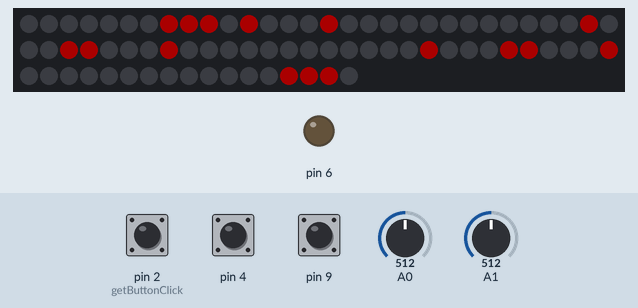
Bench run of a sketch on a simulated Arduino Leonardo, built with avr-gcc and run on an emulated ATmega32U4. Shown: 77 RGB LEDs in strip order, left to right, continuing on the next row, output pins drawn as LEDs (lit = HIGH). The test bench sets the inputs (shaded band); at power-on: pin 2 (getButtonClick) HIGH, A0 = 512, pin 4 HIGH, pin 9 HIGH, A1 = 512. Dim RGB values are drawn brighter than linear.

Above: at 1.25 s.
1.3 s: pin 2 (getButtonClick) pulled LOW for 0.15 s
At 2.5 s:
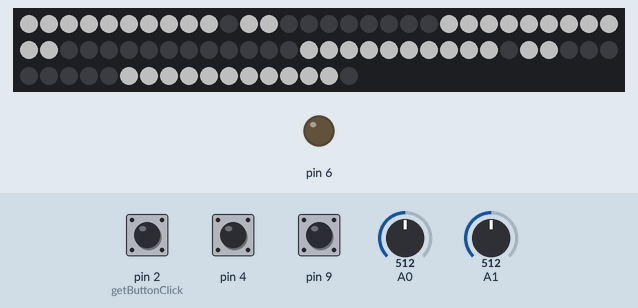
2.9 s: A0 set to 453
4.4 s: A0 set to 425
5.9 s: pin 2 (getButtonClick) pulled LOW for 1 s
At 6.35 s:
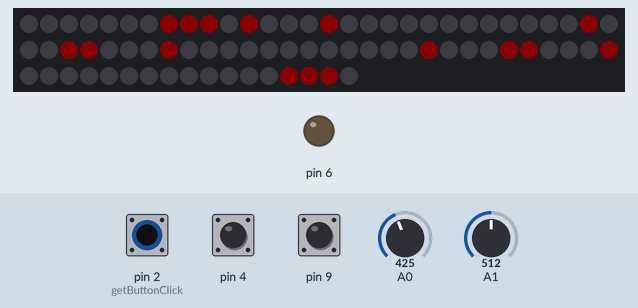
Timing chart, 0 to 8.5 s (numbered marks = the images above; inputs shaded):
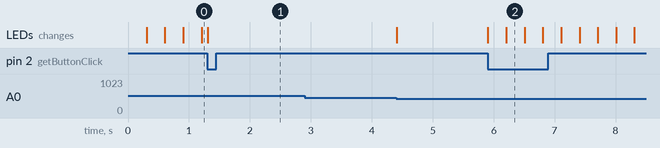

The sketch:

eRemit.ino
```cpp
#include "DigiEnc.h"
#include <avr/pgmspace.h>
#include <math.h>
#include "font.h"
#include "gong.h"

#define FASTLED_ALLOW_INTERRUPTS 1
#include <FastLED.h>
//FASTLED_USING_NAMESPACE
#if defined(FASTLED_VERSION) && (FASTLED_VERSION < 3001000)
#warning "Requires FastLED 3.1 or later; check github for latest code."
#endif

#if defined(__AVR_ATmega328P__)
// Timer2 is the same on the mega328 and mega168
#define __AVR_ATmega168__
#endif

#define DATA_PIN    5
#define LED_TYPE    WS2811
#define COLOR_ORDER GRB
#define NUM_LEDS    7*11

CRGB leds[NUM_LEDS];
CRGB screen[NUM_LEDS];
DigiEnc *encTimer,*encMenu,*encAlarm,*encLight;
uint8_t brightness;
uint8_t flashspeed;
volatile bool playing;
bool buttonPressLocked;
uint32_t secLeft;        // this is the timer's time
bool timerPaused;    // true=>pause, false=running
#define STATE_TIME  0
#define STATE_MENU  2
#define STATE_MENU_ALARM_SET  6
#define STATE_MENU_LIGHT_SET  7
#define STATE_MENU_COLOR_SET  8
uint8_t displayState;
uint8_t toneVal=0;
uint32_t toneDelay=0;
uint32_t beepDelay=4096;
unsigned int samplePos=100000;      // set to some out-of-bound value
bool playSample=false;
uint32_t beepDelays[]={0,2048,3084,4096,8192,12200,16384};
bool alarmRunning=false;
bool batteryEmpty=false;
bool showBatteryIcon=false;
uint8_t batteryBeeper=0;
uint8_t brightTable[]={1,5,12,25,50,80,140,255};

void setup() {
  brightness=80;
  flashspeed=0;
  playing=false;
  buttonPressLocked=false;
  secLeft=0;
  timerPaused=false;
  displayState=STATE_TIME;

  cli();//disable interrupts

  //set timer1 interrupt at 8064hz
  TCCR1A = 0;// set entire TCCR1A register to 0
  TCCR1B = 0;// same for TCCR1B
  TCNT1 = 0;//initialize counter value to 0
  OCR1A=30; // (16.000.000/64/8064)-1 = 31-1
  TCCR1B |= (1 << WGM12);  // turn on CTC mode
  TCCR1B |= (1 << CS11) | (1 << CS10);      // Set CS10 and CS11 bits for 64 prescaler
  TIMSK1 |= (1 << OCIE1A);      // enable timer compare interrupt

  // set timer3 interrupt at 1hz => clock
  TCCR3A = 0;
  TCCR3B = 0;
  // Set compare match register to desired timer count - 25ms 40Hz (16000000/1024/40 = 390.63)
  OCR3A = 15624;
  // Turn on CTC mode WGM32 set CS10 and CS12 bits for Timer3 prescaler of 1024
  TCCR3B = bit (WGM32) | bit (CS32) | bit (CS30);
  // Enable timer compare interrupt
  TIMSK3 |= (1 << OCIE3A);

  sei();//enable interrupts

  // setup timer4 fast PWM
  TCCR4A=0;
  TCCR4B=1;   // use 375khz pwm
  TCCR4C=0;
  TCCR4D=0;
  PLLFRQ=(PLLFRQ&0xCF)|0x10; // use 96mhz pll
  OCR4C=255;
  DDRD|=1<<7;    // Set Output Mode D7
  TCCR4C|=0x09; // Activate channel

  // setup display
  FastLED.addLeds<LED_TYPE,DATA_PIN,COLOR_ORDER>(leds, NUM_LEDS).setCorrection(UncorrectedColor); //TypicalLEDStrip
  FastLED.setBrightness(brightness);

  // setup data enc button
  pinMode(2, INPUT_PULLUP);
  pinMode(A0, INPUT);
  pinMode(A1, INPUT);

  // setup the encoder in multiple instances
  encTimer=new DigiEnc(9,4,-1,599,false,true);    // encoder class to set the time
  encMenu=new DigiEnc(9,4,0,2,true,false);        // encoder class for navigating the menu
  encAlarm=new DigiEnc(9,4,0,6,false,false);      // encoder class for setting the alarm tone
  encLight=new DigiEnc(9,4,0,7,false,false);       // encoder class for setting the brightness
  encLight->val=5;
  encAlarm->val=3;

  Serial.begin(115200);
}

ISR(TIMER1_COMPA_vect){//timer 1 interrupt playing samples (8064/sec)
  if (playSample&&!showBatteryIcon){          // in case of beep alarm or battery alarm jump to the beeper block
    if (samplePos<gongWavLen){
      if (samplePos>20)                         // block the display only AFTER the first 20 samples, so it gets refreshed with the 0:00 display while the sample is playing
        playing=true;
      else
        playing=false;
      OCR4D=pgm_read_byte(gongWav+samplePos);
      samplePos++;
    }else{
      OCR4D=0;
      playing=false;
      alarmRunning=false;
    }
  }else{
    // beeper stuff
    playing=false;
    if (toneDelay&512){
      if ((toneDelay&4095)>1024){
        toneVal+=64;
        playing=true;
      }
    }
    if (toneDelay>0)
      toneDelay--;
    else
      alarmRunning=false;

    if (playing)
      OCR4D=toneVal;
    else
      OCR4D=0;
  }
}

ISR(TIMER3_COMPA_vect){ // Timer3 interrupt running the time (1/sec)
  if (!timerPaused){
    if (secLeft==1){
      toneDelay=beepDelay;
      samplePos=0;
      alarmRunning=true;
    }
    if (secLeft>0)
      secLeft--;
  }

  // check for low battery
  uint16_t bat1,bat2;
  bat1=analogRead(A0);
  bat2=analogRead(A1);
  // only show battery empty when either battery is at 0% and both values are above a low limit
  // if either bat1 or bat2 is <=450 no battery is in, but we're running off USB power, because
  // 450 would equal to 2,2V which is completely off the charts for any standard 18650 battery
  if ((getBatteryPercentage(0,bat1,bat2)==0||getBatteryPercentage(1,bat1,bat2)==0)&&bat1>450&&bat2>450)
    batteryEmpty=true;
  else
    batteryEmpty=false;


  if (batteryEmpty&&displayState==STATE_TIME&&!alarmRunning){   // only give battery alarm, if no timer alarm is playing
    batteryBeeper++;
    if (batteryBeeper%4==0){
      toneDelay=1600;
      showBatteryIcon=true;
    }else
      showBatteryIcon=false;
  } else{
    showBatteryIcon=false;
  }
}

// only returns true once as long as the button is pressed
bool getButtonClick(){
  bool buttonPressed=!digitalRead(2);
  if (buttonPressLocked){
    if (!buttonPressed)
      buttonPressLocked=false;
    return false;
  }else{
    if (buttonPressed){
      buttonPressLocked=true;
      return true;
    } else
      return false;
  }
}

/* ****************** Display stuff ******************** */
void transformPicture(){
  for (uint8_t y=0;y<6;y+=2)
    for (uint8_t x=0;x<11;x++){
      leds[y*11+x]=screen[y*11+x];
      leds[y*11+11+x]=screen[y*11+21-x];
    }
  for (uint8_t x=0;x<11;x++)
    leds[66+x]=screen[66+x];
}

void setBrightness(){
  if ((flashspeed==0)||(displayState!=STATE_TIME)){
    FastLED.setBrightness(brightness);
  }else{
    FastLED.setBrightness(((uint8_t)(((sin(0.001f*millis()*flashspeed)*0.45)+0.55)*((float)brightness))));    // don't fade down to black, but only to very dark, so the displayed number is always visible
  }
}

void drawLogo(const uint16_t *logo, CRGB color,bool overlay){
  uint16_t c;
  for (uint8_t y=0;y<7;y++){
    c=logo[y];
    for (uint8_t x=0;x<11;x++){
      if (c&0x8000)
        screen[y*11+x]=color;
      else{
        if (!overlay)                     // only paint background black if overlay is not selected
          screen[y*11+x]=CRGB::Black;
      }
      c=c<<1;
    }
  }
}

void drawLogo(const uint16_t *logo, CRGB color){
  drawLogo(logo, color, false);
}

void drawDigit(const uint8_t *font, uint8_t pos, uint8_t width, uint8_t number, CRGB color){
  uint8_t c;
  for (uint8_t y=0;y<7;y++){
    c=font[7*number+y];
    for (uint8_t x=0;x<width;x++){
      if (c&128)
        screen[y*11+x+pos]=color;
      else
        screen[y*11+x+pos]=CRGB::Black;
      c=c<<1;
    }
  }
}

void drawNumber(int number, CRGB color, bool showTimeSig){
  uint8_t digits;
  uint8_t d0, d1, d2;

  if (number<0) number=0;
  if (number>999) number=999;
  digits=3;
  d0=number/100;
  d1=(number%100)/10;
  d2=number%10;
  if (d0==0) digits=2;

  //clear screen
  for (int i=0;i<77;i++)
    screen[i]=CRGB::Black;

  if (digits==2){
    if (d1>0)
      drawDigit(font57, 0, 5, d1, color);
    drawDigit(font57, 6, 5, d2, color);
  }else{
    drawDigit(font37, 0, 3, d0, color);
    drawDigit(font37, 4, 3, d1, color);
    drawDigit(font37, 8, 3, d2, color);
    if (showTimeSig){
      screen[25]=CRGB(color.g/4,color.g/4,color.g/4);
      screen[47]=CRGB(color.g/4,color.g/4,color.g/4);
    }
  }
}

void drawNumber(int number, CRGB color){
  drawNumber(number, color, true);
}

void drawTime(int minutes, CRGB color){
  int d0, d1;

  if (minutes<0) minutes=0;
  if (minutes>599) minutes=599;
  d0=minutes/60;
  d1=minutes%60;
  drawNumber(d0*100+d1, color);
}

void drawTime(){
  CRGB c;
  if (timerPaused){
    flashspeed=3;
    c=CRGB(255,255,255);
  }else{
    flashspeed=0;
    if (secLeft>315)
      c=CRGB(0,255,0);
    else {
      if (secLeft<60){
        flashspeed=13;
        c=CRGB(255,0,0);
      }else
        c=CRGB(315-secLeft,secLeft-60,0);
    }
  }
  if (secLeft<60){
    drawTime(secLeft,c);
  }else{
    drawTime(secLeft/60,c);
  }
}

// valid range for the type of battery should be about 3,4-4,2v (=694-858 for A1)
// A0 is total voltage divided by a voltage divider by 2
uint8_t getBatteryPercentage(uint8_t whichBattery, int valueA0, int valueA1){
  int i=0;
  if (whichBattery==0){
    i=((valueA0*2-valueA1)-694)*100/(858-694);
  }else{
    i=(valueA1-694)*100/(858-694);
  }
  if (i<0) i=0;
  if (i>100) i=100;
  return i;
}

// **************** MAIN CONTROL LOOP ****************
void loop() {
  switch(displayState){
    case STATE_MENU:
      encMenu->process();
      switch(encMenu->val){
        case 0:
          // draw battery status
          drawLogo(logos+21, CRGB::White);
          uint16_t bat1,bat2;
          bat1=analogRead(A0);
          bat2=analogRead(A1);
          uint16_t i;
          for (i=1;i<getBatteryPercentage(0,bat1,bat2)/11;i++) screen[11+i]=CRGB::Green;
          for (i=1;i<getBatteryPercentage(1,bat1,bat2)/11;i++) screen[55+i]=CRGB::Green;
          if (getButtonClick())
            displayState=STATE_TIME;
          break;
        case 1:
          drawLogo(logos+7, CRGB::White);
          if (getButtonClick()) displayState=STATE_MENU_ALARM_SET;
          break;
        case 2:
          drawLogo(logos+14, CRGB::White);
          if (getButtonClick()) displayState=STATE_MENU_LIGHT_SET;
          break;
      }
      break;

    case STATE_MENU_ALARM_SET:
      if (encAlarm->process()){
        if (encAlarm->val==0){
          playSample=true;
          samplePos=0;
        }else{
          playSample=false;
          beepDelay=beepDelays[encAlarm->val];
          toneDelay=beepDelay;          // play the beep
        }
      }
      drawNumber(encAlarm->val,CRGB::White);
      drawLogo(logos+28, CRGB::Turquoise, true);
      if (getButtonClick())
        displayState=STATE_TIME;
      break;
    case STATE_MENU_LIGHT_SET:
      encLight->process();
      brightness=brightTable[encLight->val];
      drawNumber(encLight->val,CRGB::White, false);
      if (getButtonClick())
        displayState=STATE_TIME;
      break;

    default:
      encTimer->val=secLeft/60;
      if ((secLeft/30)==1) encTimer->val=0;
      if ((secLeft/30)==0) encTimer->val=-1;
      if (encTimer->process()){    // change the current set time when encoder is used
        secLeft=encTimer->val*60;
        if (encTimer->val==0) secLeft=30;
        if (encTimer->val==-1) {
          secLeft=0;
          toneDelay=beepDelay;
          samplePos=0;
          alarmRunning=true;
        }
      }
      if (getButtonClick()){       // pause/unpause with button
        if (secLeft==0)
          displayState=STATE_MENU;
        else
          timerPaused=!timerPaused;
      }
      drawTime();
  }

  if (showBatteryIcon) {
    drawLogo(logos, CRGB(255,100,0));
    for (uint8_t i=8;i<=68;i+=10)
      screen[i]=CRGB::Red;    // draw strikethrough red
    flashspeed=0;
  }

  transformPicture();
  setBrightness();
  if (!playing)       // only update display if no tone is playing to not break the interrupt
    FastLED.show();
}
```

DigiEnc.cpp
```cpp
#include "DigiEnc.h"

bool DigiEnc::process() {
  bool retVal=false;
  bool _a=digitalRead(_pinA);
  bool _b=digitalRead(_pinB);
  // clockwise
  if (_lastA&&_lastB&&_a&&!_b)  _valQuad++;
  if (!_lastA&&_lastB&&_a&&_b)  _valQuad++;
  if (!_lastA&&!_lastB&&!_a&&_b)  _valQuad++;
  if (_lastA&&!_lastB&&!_a&&!_b)  _valQuad++;
  // counter-clockwise
  if (_lastA&&_lastB&&!_a&&_b)  _valQuad--;
  if (!_lastA&&_lastB&&!_a&&!_b)  _valQuad--;
  if (!_lastA&&!_lastB&&_a&&!_b)  _valQuad--;
  if (_lastA&&!_lastB&&_a&&_b)  _valQuad--;

  _lastA=_a;
  _lastB=_b;

  if ((_a&&_b)||((!_a)&&(!_b))) {
    int32_t _stepSize;
    if (_valQuad!=0)
      _deltaLastUpdate=millis()-_lastUpdate;
    if ((_deltaLastUpdate>=8)||(!_dynamic))
      _stepSize=1;
    else
      _stepSize=8-_deltaLastUpdate;
    if (_valQuad<0){
      val-=_stepSize;
      retVal=true;
    }
    if (_valQuad>0){
      val+=_stepSize;
      retVal=true;
    }
    if (val>_max){
      if (_wrapping)
        val=_min;
      else
        val=_max;
    }
    if (val<_min){
      if (_wrapping)    // wrapping needs to be adapted if step is larger than 1
        val=_max;
      else
        val=_min;
    }
    _valQuad=0;
    _lastUpdate=millis();
  }
  return retVal;
}
```

DigiEnc.h
```cpp
#ifndef DIGIENC
#define DIGIENC

#include <Arduino.h>

class DigiEnc {
  private:
    uint8_t _pinA;
    uint8_t _pinB;
    int32_t _min;
    int32_t _max;
    bool _wrapping=false;
    bool _dynamic=true;

    bool _lastA=true;
    bool _lastB=true;
    int8_t _valQuad=0;
    unsigned long _lastUpdate=0;
    unsigned long _deltaLastUpdate=0;

  public:
    int32_t val=0;

    DigiEnc(uint8_t _pinA=26, uint8_t _pinB=27, int32_t _min=-128, int32_t _max=127, bool _wrapping=false, bool _dynamic=true){
      this->_pinA=_pinA;
      this->_pinB=_pinB;
      this->_min=_min;
      this->_max=_max;
      this->_wrapping=_wrapping;
      this->_dynamic=_dynamic;
      pinMode(_pinA, INPUT_PULLUP);
      pinMode(_pinB, INPUT_PULLUP);
    }

    bool process();     // should be called at least 250 times/second to ensure a errorfree processing even for fast turning. returns true if anything changed, false otherwise

};

#endif
```

font.h
```cpp
#ifndef FONT
#define FONT

// 5x7 pixel font, digits 0-9
const uint8_t font57[70]={
  0b01110000,0b10001000,0b10001000,0b10001000,0b10001000,0b10001000,0b01110000,
  0b00100000,0b01100000,0b10100000,0b00100000,0b00100000,0b00100000,0b01110000,
  0b01110000,0b10001000,0b00001000,0b00010000,0b00100000,0b01000000,0b11111000,
  0b01110000,0b10001000,0b00001000,0b00110000,0b00001000,0b10001000,0b01110000,
  0b00010000,0b00110000,0b01010000,0b10010000,0b11111000,0b00010000,0b00010000,
  0b11111000,0b10000000,0b10000000,0b11110000,0b00001000,0b10001000,0b01110000,
  0b01110000,0b10001000,0b10000000,0b11110000,0b10001000,0b10001000,0b01110000,
  0b11111000,0b00001000,0b00001000,0b00010000,0b00100000,0b00100000,0b00100000,
  0b01110000,0b10001000,0b10001000,0b01110000,0b10001000,0b10001000,0b01110000,
  0b01110000,0b10001000,0b10001000,0b01111000,0b00001000,0b10001000,0b01110000
};

// 3x7 pixel font, digits 0-9
const uint8_t font37[70]={
  0b01000000,0b10100000,0b10100000,0b10100000,0b10100000,0b10100000,0b01000000,
  0b01000000,0b11000000,0b01000000,0b01000000,0b01000000,0b01000000,0b11100000,
  0b11000000,0b00100000,0b00100000,0b01000000,0b10000000,0b10000000,0b11100000,
  0b11000000,0b00100000,0b00100000,0b01000000,0b00100000,0b00100000,0b11000000,
  0b10000000,0b10000000,0b10100000,0b11100000,0b00100000,0b00100000,0b00100000,
  0b11100000,0b10000000,0b10000000,0b11000000,0b00100000,0b00100000,0b11000000,
  0b01000000,0b10100000,0b10000000,0b11000000,0b10100000,0b10100000,0b01000000,
  0b11100000,0b00100000,0b00100000,0b01000000,0b01000000,0b01000000,0b01000000,
  0b01000000,0b10100000,0b10100000,0b01000000,0b10100000,0b10100000,0b01000000,
  0b01000000,0b10100000,0b10100000,0b01100000,0b00100000,0b10100000,0b01000000
};

// menu configuration texts
const uint16_t logos[35]={
  0b0000000000000000,0b0000000000000000,0b1111111111000000,0b1000000001100000,0b1000000001100000,0b1111111111000000,0b0000000000000000,   // empty battery
//  0b0110000000100000,0b1000000000100000,0b1000000000100000,0b0100110001100000,0b0010101010100000,0b0010101010100000,0b1100101001100000,   // SND
  0b0000100000000000,0b0001100010000000,0b0110101001000000,0b0100100101000000,0b0110101001000000,0b0001100010000000,0b0000100000000000,   // speaker icon (=SND)
//  0b1000000000000000,0b1000000000000000,0b1000000000000000,0b1001010101000000,0b1001010111100000,0b1001010101100000,0b1110100101100000,   // LUM
  0b1000111000100000,0b0101000101000000,0b0001000100000000,0b1101000101100000,0b0000101000000000,0b0100111001000000,0b1000010000100000,   // bulb icon (=LUM)
  0b1111111111000000,0b1000000001100000,0b1111111111000000,0b0000000000000000,0b1111111111000000,0b1000000001100000,0b1111111111000000,   // BAT
  0b0001000000000000,0b0011000000000000,0b1101000000000000,0b1001000000000000,0b1101000000000000,0b0011000000000000,0b0001000000000000    // Speaker
};

#endif
```

Source omitted: gong.h (data table, 82629 bytes)

Measured:
- after the input at 1.3 s, the LEDs: change at once (image 1)
- after the input at 2.9 s, every drawn part: stays the same
